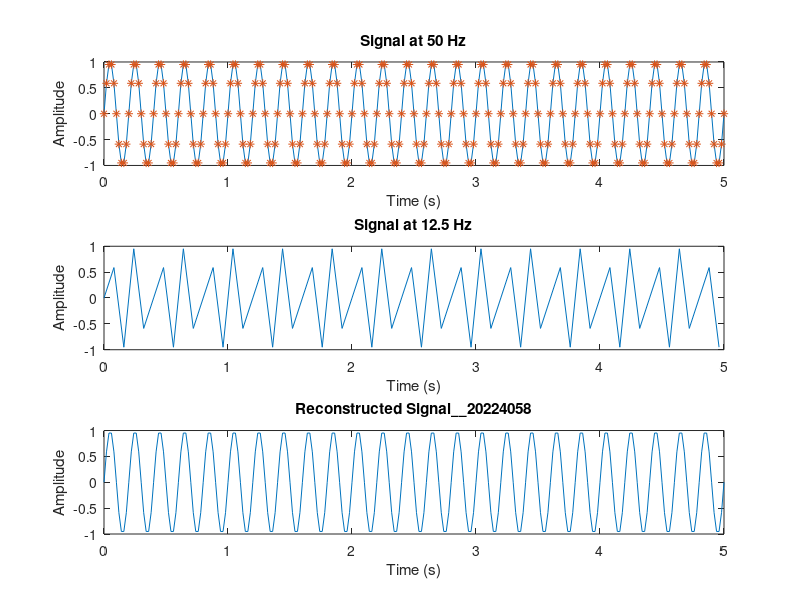

MATLAB code to generate this figure:
clear all;
close all;

f = 5;  % Frequency of the signal
fs = 50;  % Sampling frequency
ts = 1/fs;  % Sampling time interval
t = 0:ts:5;  % Time vector from 0 to 5 seconds
x1 = sin(2*pi*f*t);  % Original sine wave signal

subplot(3,1,1);
plot(t, x1);
hold on;
plot(t, x1, '*');
ylabel('Amplitude');
xlabel('Time (s)');
title('Signal at 50 Hz');

fs1 = 12.5;  % New sampling frequency
ts1 = 1/fs1;  % New sampling time interval
t1 = 0:ts1:5;  % New time vector from 0 to 5 seconds
x2 = sin(2*pi*f*t1);  % Downsampled sine wave signal

subplot(3,1,2);
plot(t1, x2);
xlabel('Time (s)');
ylabel('Amplitude');
title('Signal at 12.5 Hz');

% Reconstruct the signal: Replace zeros with 2*sin(2*pi*5*i)
for i = 1:length(x1)
    if x1(i) == 0
        x1(i) = 2*sin(2*pi*5*t(i));
    end
end

subplot(3,1,3);
plot(t, x1);
xlabel('Time (s)');
ylabel('Amplitude');
title('Reconstructed Signal__20224058');
